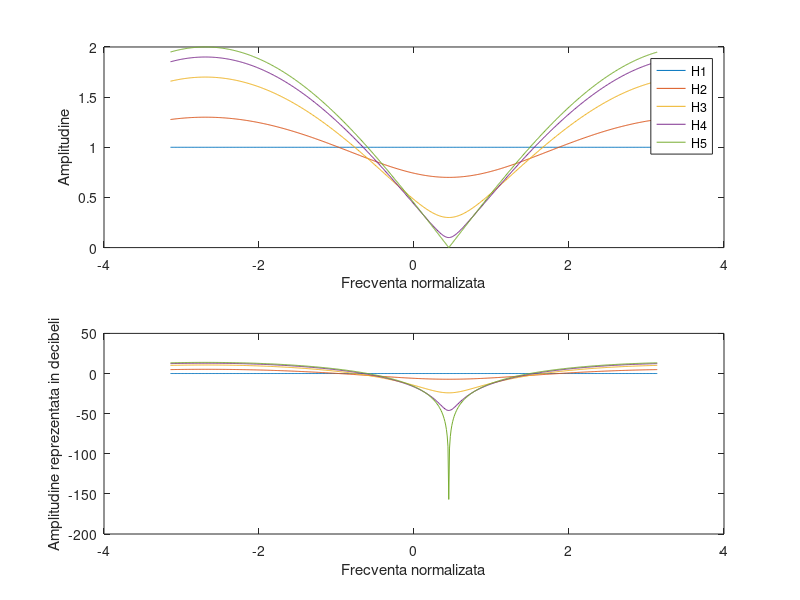

Reproduce this figure in MATLAB. (Note: this script raises an error after producing the figure.)
%%
%Subpunctul a
clc; clear;

teta = pi/7;
omega = -pi : 0.01 : pi;
j = sqrt(-1);

%Alegem mai multe valori aleatoare pentru r in intervalul (0,1)
r1 = 0;
r2 = 0.3;
r3 = 0.7;
r4 = 0.9;
r5 = 1;

c1 = r1 * exp(j * teta);
b1 = [1 -c1];
H1 = freqz(b1, 1, omega);

c2 = r2 * exp(j * teta);
b2 = [1 -c2];
H2 = freqz(b2, 1, omega);

c3 = r3 * exp(j * teta);
b3 = [1 -c3];
H3 = freqz(b3, 1, omega);

c4 = r4 * exp(j * teta);
b4 = [1 -c4];
H4 = freqz(b4, 1, omega);

c5 = r5 * exp(j * teta);
b5 = [1 -c5];
H5 = freqz(b5, 1, omega);

figure(1);
subplot(2, 1, 1);
plot(omega, abs(H1));
hold on;
plot(omega, abs(H2));
hold on;
plot(omega, abs(H3));
hold on;
plot(omega, abs(H4));
hold on;
plot(omega, abs(H5));
xlabel('Frecventa normalizata');
ylabel('Amplitudine');
legend( 'H1', 'H2', 'H3', 'H4', 'H5')
hold off;

subplot(2, 1, 2);
plot(omega, 20*log(abs(H1)));
hold on;
plot(omega, 20*log(abs(H2)));
hold on;
plot(omega, 20*log(abs(H3)));
hold on;
plot(omega, 20*log(abs(H4)));
hold on;
plot(omega, 20*log(abs(H5)));
xlabel('Frecventa normalizata');
ylabel('Amplitudine reprezentata in decibeli');
hold off;

figure(2);
pzmap(b1, 1);
hold on;
pzmap(b2, 1);
hold on;
pzmap(b3, 1);
hold on;
pzmap(b4, 1);
hold on;
pzmap(b5, 1);
hold off

%%
%Subpunctul b)
teta2 = 2*pi/3;

c1 = r1 * exp(j * teta2);
b1 = [1 -c1];
H1 = freqz(b1, 1, omega);

c2 = r2 * exp(j * teta2);
b2 = [1 -c2];
H2 = freqz(b2, 1, omega);

c3 = r3 * exp(j * teta2);
b3 = [1 -c3];
H3 = freqz(b3, 1, omega);

c4 = r4 * exp(j * teta2);
b4 = [1 -c4];
H4 = freqz(b4, 1, omega);

c5 = r5 * exp(j * teta2);
b5 = [1 -c5];
H5 = freqz(b5, 1, omega);

figure(1);
subplot(2, 1, 1);
plot(omega, abs(H1));
hold on;
plot(omega, abs(H2));
hold on;
plot(omega, abs(H3));
hold on;
plot(omega, abs(H4));
hold on;
plot(omega, abs(H5));
xlabel('Frecventa normalizata');
ylabel('Amplitudine');
legend( 'H1', 'H2', 'H3', 'H4', 'H5')
hold off;

subplot(2, 1, 2);
plot(omega, 20*log(abs(H1)));
hold on;
plot(omega, 20*log(abs(H2)));
hold on;
plot(omega, 20*log(abs(H3)));
hold on;
plot(omega, 20*log(abs(H4)));
hold on;
plot(omega, 20*log(abs(H5)));
xlabel('Frecventa normalizata');
ylabel('Amplitudine reprezentata in decibeli');
hold off;

figure(2);
pzmap(b1, 1);
hold on;
pzmap(b2, 1);
hold on;
pzmap(b3, 1);
hold on;
pzmap(b4, 1);
hold on;
%Modificand valoarea lui teta  modific valoarea in jurul careia are loc
%atenuare.
